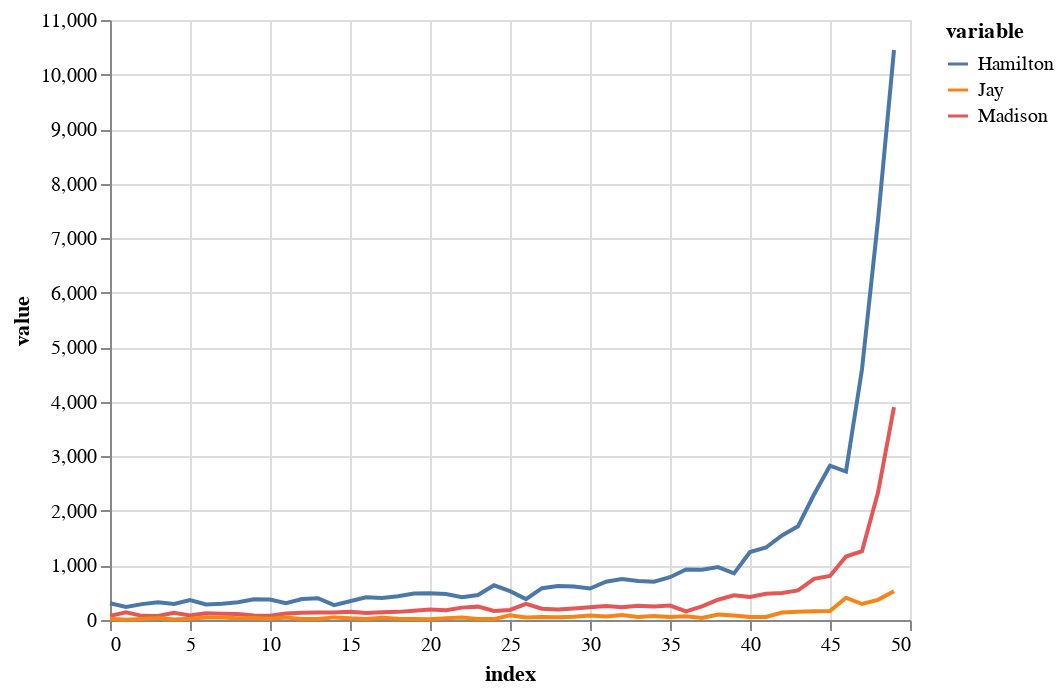

This figure's notebook cell:
### Code cell
import altair as alt
toplot = pd.melt(topwordsdf.reset_index(), id_vars='index', value_vars=['Hamilton', 'Madison', 'Jay'])
# toplot.groupby("variable").plot.line(x="index",y="value")
alt.Chart(toplot.reset_index()).mark_line().encode(
    x="index:Q",
    y="value:Q",
    color="variable"
)

### Figure 1 — Vega-Lite specification as saved in the notebook (floating-point values rounded to 4 significant figures; data arrays with more than 128 entries replaced by an {"elided": "..."} marker saying what was removed)
{"config": {"view": {"continuousWidth": 400, "continuousHeight": 300}}, "data": {"name": "data-b59b30f28c610871cec1a9a886d34c5d"}, "mark": "line", "encoding": {"color": {"field": "variable", "type": "nominal"}, "x": {"field": "index", "type": "quantitative"}, "y": {"field": "value", "type": "quantitative"}}, "$schema": "https://vega.github.io/schema/vega-lite/v4.17.0.json", "datasets": {"data-b59b30f28c610871cec1a9a886d34c5d": {"elided": "150 records"}}}
